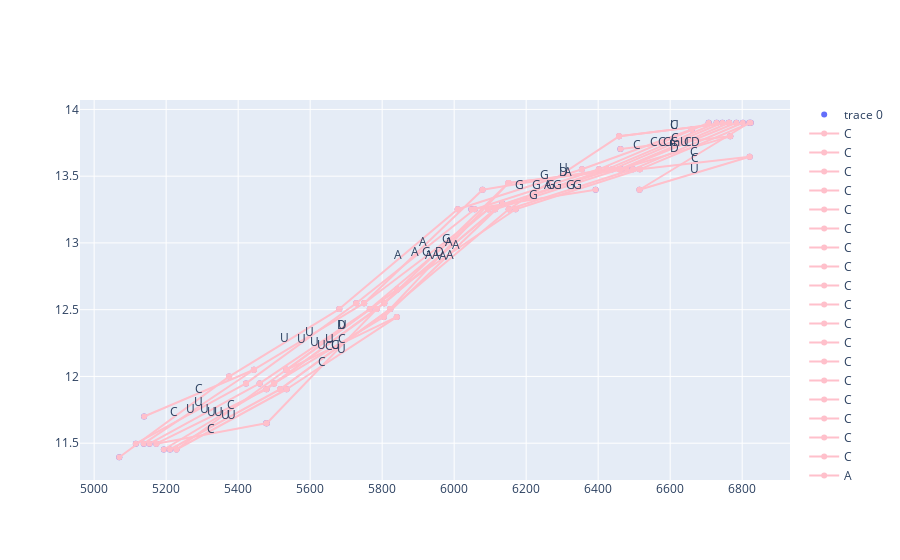
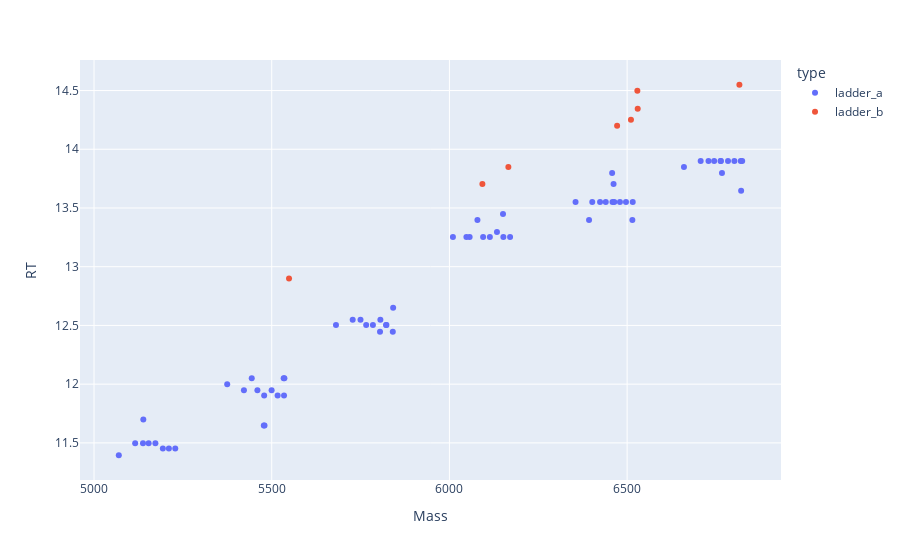

Write notebook code for charts like these, in order.
### Code cell
# direct sequencing on small zone

# df_zone = df_chosen.sort_values('Vol', ascending=False).iloc[:30]
df_zone = df_chosen.copy()
# df_salts = list()
# for salt in [21.9819, 37.9558, 34.9694, 27.9949, 56.92]:
#     df_salt = match_dfs(df_top, df_top, shift=salt)
#     df_salts.append(df_salt)
# df_salts = pd.concat(df_salts).drop_duplicates()
# # df_top = df_top.drop(df_salts.index)

bcr = base_calling_random(df_zone)
plotly_basecalling(*bcr, annotate=False, y='RT')

dfm = match_dfs(bcr[0], df_src, shift=1*M)
# plotly_multi_zones([bcr[0], dfm1, dfm2])
if not dfm.empty:
    plotly_zones(bcr[0], dfm)
else:
    plotly_zone(bcr[0])

### Figure 1 — Plotly figure (JSON) as saved in the notebook; plotly's stock layout.template omitted (floating-point values rounded to 4 significant figures)
{"data": [{"mode": "markers", "type": "scatter", "x": [6707.0, 5173.0, 5479.0, 5116.0, 6057.0, 6402.0, 6114.0, 6745.0, 5154.0, 6459.0, 6764.0, 5785.0, 6820.0, 5422.0, 6095.0, 6152.0, 6440.0, 6171.0, 6516.0, 5460.0, 5728.0, 5535.0, 6497.0, 5841.0, 5517.0, 5766.0, 6515.0, 6802.0, 6729.0, 6784.0, 5229.0, 5823.0, 6480.0, 6134.0, 6660.0, 5536.0, 6763.0, 5138.0, 5842.0, 5478.0, 6458.0, 5500.0, 6355.0, 5375.0, 6821.0, 5211.0, 6424.0, 5681.0, 5194.0, 5750.0, 6824.0, 6079.0, 5070.0, 5139.0, 6010.0, 6151.0, 6767.0, 5534.0, 6464.0, 5806.0, 6462.0, 5444.0, 5805.0, 6048.0, 5822.0, 5480.0, 6393.0], "y": [13.9, 11.5, 11.9, 11.5, 13.25, 13.55, 13.25, 13.9, 11.5, 13.55, 13.9, 12.5, 13.9, 11.95, 13.25, 13.25, 13.55, 13.25, 13.55, 11.95, 12.55, 11.9, 13.55, 12.45, 11.9, 12.5, 13.4, 13.9, 13.9, 13.9, 11.45, 12.5, 13.55, 13.3, 13.85, 12.05, 13.9, 11.5, 12.65, 11.65, 13.8, 11.95, 13.55, 12.0, 13.65, 11.45, 13.55, 12.5, 11.45, 12.55, 13.9, 13.4, 11.39, 11.7, 13.25, 13.45, 13.8, 12.05, 13.55, 12.55, 13.7, 12.05, 12.45, 13.25, 12.5, 11.65, 13.4]}, {"line": {"color": "pink"}, "mode": "lines+markers", "name": "C", "type": "scatter", "x": [6707.0, 6402.0], "y": [13.9, 13.55]}, {"line": {"color": "pink"}, "mode": "lines+markers", "name": "C", "type": "scatter", "x": [6745.0, 6440.0], "y": [13.9, 13.55]}, {"line": {"color": "pink"}, "mode": "lines+markers", "name": "C", "type": "scatter", "x": [6459.0, 6764.0], "y": [13.55, 13.9]}, {"line": {"color": "pink"}, "mode": "lines+markers", "name": "C", "type": "scatter", "x": [5785.0, 5480.0], "y": [12.5, 11.65]}, {"line": {"color": "pink"}, "mode": "lines+markers", "name": "C", "type": "scatter", "x": [6820.0, 6515.0], "y": [13.9, 13.4]}, {"line": {"color": "pink"}, "mode": "lines+markers", "name": "C", "type": "scatter", "x": [5841.0, 5536.0], "y": [12.45, 12.05]}, {"line": {"color": "pink"}, "mode": "lines+markers", "name": "C", "type": "scatter", "x": [6497.0, 6802.0], "y": [13.55, 13.9]}, {"line": {"color": "pink"}, "mode": "lines+markers", "name": "C", "type": "scatter", "x": [6729.0, 6424.0], "y": [13.9, 13.55]}, {"line": {"color": "pink"}, "mode": "lines+markers", "name": "C", "type": "scatter", "x": [6660.0, 6355.0], "y": [13.85, 13.55]}, {"line": {"color": "pink"}, "mode": "lines+markers", "name": "C", "type": "scatter", "x": [6763.0, 6458.0], "y": [13.9, 13.8]}, {"line": {"color": "pink"}, "mode": "lines+markers", "name": "C", "type": "scatter", "x": [5173.0, 5478.0], "y": [11.5, 11.65]}, {"line": {"color": "pink"}, "mode": "lines+markers", "name": "C", "type": "scatter", "x": [5375.0, 5070.0], "y": [12.0, 11.39]}, {"line": {"color": "pink"}, "mode": "lines+markers", "name": "C", "type": "scatter", "x": [6516.0, 6821.0], "y": [13.55, 13.65]}, {"line": {"color": "pink"}, "mode": "lines+markers", "name": "C", "type": "scatter", "x": [6767.0, 6462.0], "y": [13.8, 13.7]}, {"line": {"color": "pink"}, "mode": "lines+markers", "name": "C", "type": "scatter", "x": [5229.0, 5534.0], "y": [11.45, 12.05]}, {"line": {"color": "pink"}, "mode": "lines+markers", "name": "C", "type": "scatter", "x": [5139.0, 5444.0], "y": [11.7, 12.05]}, {"line": {"color": "pink"}, "mode": "lines+markers", "name": "C", "type": "scatter", "x": [5500.0, 5805.0], "y": [11.95, 12.45]}, {"line": {"color": "pink"}, "mode": "lines+markers", "name": "C", "type": "scatter", "x": [5517.0, 5822.0], "y": [11.9, 12.5]}, {"line": {"color": "pink"}, "mode": "lines+markers", "name": "A", "type": "scatter", "x": [6057.0, 5728.0], "y": [13.25, 12.55]}, {"line": {"color": "pink"}, "mode": "lines+markers", "name": "A", "type": "scatter", "x": [6114.0, 5785.0], "y": [13.25, 12.5]}, {"line": {"color": "pink"}, "mode": "lines+markers", "name": "A", "type": "scatter", "x": [6095.0, 5766.0], "y": [13.25, 12.5]}, {"line": {"color": "pink"}, "mode": "lines+markers", "name": "A", "type": "scatter", "x": [6152.0, 5823.0], "y": [13.25, 12.5]}, {"line": {"color": "pink"}, "mode": "lines+markers", "name": "A", "type": "scatter", "x": [6171.0, 5842.0], "y": [13.25, 12.65]}, {"line": {"color": "pink"}, "mode": "lines+markers", "name": "A", "type": "scatter", "x": [6480.0, 6151.0], "y": [13.55, 13.45]}, {"line": {"color": "pink"}, "mode": "lines+markers", "name": "A", "type": "scatter", "x": [6134.0, 5805.0], "y": [13.3, 12.45]}, {"line": {"color": "pink"}, "mode": "lines+markers", "name": "A", "type": "scatter", "x": [6095.0, 6424.0], "y": [13.25, 13.55]}, {"line": {"color": "pink"}, "mode": "lines+markers", "name": "A", "type": "scatter", "x": [5750.0, 6079.0], "y": [12.55, 13.4]}, {"line": {"color": "pink"}, "mode": "lines+markers", "name": "A", "type": "scatter", "x": [5681.0, 6010.0], "y": [12.5, 13.25]}, {"line": {"color": "pink"}, "mode": "lines+markers", "name": "A", "type": "scatter", "x": [6151.0, 5822.0], "y": [13.45, 12.5]}, {"line": {"color": "pink"}, "mode": "lines+markers", "name": "G", "type": "scatter", "x": [6057.0, 6402.0], "y": [13.25, 13.55]}, {"line": {"color": "pink"}, "mode": "lines+markers", "name": "G", "type": "scatter", "x": [6114.0, 6459.0], "y": [13.25, 13.55]}, {"line": {"color": "pink"}, "mode": "lines+markers", "name": "G", "type": "scatter", "x": [6095.0, 5750.0], "y": [13.25, 12.55]}, {"line": {"color": "pink"}, "mode": "lines+markers", "name": "G", "type": "scatter", "x": [6095.0, 6440.0], "y": [13.25, 13.55]}, {"line": {"color": "pink"}, "mode": "lines+markers", "name": "G", "type": "scatter", "x": [6171.0, 6516.0], "y": [13.25, 13.55]}, {"line": {"color": "pink"}, "mode": "lines+markers", "name": "G", "type": "scatter", "x": [6152.0, 6497.0], "y": [13.25, 13.55]}, {"line": {"color": "pink"}, "mode": "lines+markers", "name": "G", "type": "scatter", "x": [6355.0, 6010.0], "y": [13.55, 13.25]}, {"line": {"color": "pink"}, "mode": "lines+markers", "name": "G", "type": "scatter", "x": [6424.0, 6079.0], "y": [13.55, 13.4]}, {"line": {"color": "pink"}, "mode": "lines+markers", "name": "G", "type": "scatter", "x": [6151.0, 5806.0], "y": [13.45, 12.55]}, {"line": {"color": "pink"}, "mode": "lines+markers", "name": "G", "type": "scatter", "x": [6048.0, 6393.0], "y": [13.25, 13.4]}, {"line": {"color": "pink"}, "mode": "lines+markers", "name": "U", "type": "scatter", "x": [5173.0, 5479.0], "y": [11.5, 11.9]}, {"line": {"color": "pink"}, "mode": "lines+markers", "name": "U", "type": "scatter", "x": [6764.0, 6458.0], "y": [13.9, 13.8]}, {"line": {"color": "pink"}, "mode": "lines+markers", "name": "U", "type": "scatter", "x": [5479.0, 5785.0], "y": [11.9, 12.5]}, {"line": {"color": "pink"}, "mode": "lines+markers", "name": "U", "type": "scatter", "x": [5116.0, 5422.0], "y": [11.5, 11.95]}, {"line": {"color": "pink"}, "mode": "lines+markers", "name": "U", "type": "scatter", "x": [5154.0, 5460.0], "y": [11.5, 11.95]}, {"line": {"color": "pink"}, "mode": "lines+markers", "name": "U", "type": "scatter", "x": [5422.0, 5728.0], "y": [11.95, 12.55]}, {"line": {"color": "pink"}, "mode": "lines+markers", "name": "U", "type": "scatter", "x": [5535.0, 5229.0], "y": [11.9, 11.45]}, {"line": {"color": "pink"}, "mode": "lines+markers", "name": "U", "type": "scatter", "x": [5535.0, 5841.0], "y": [11.9, 12.45]}, {"line": {"color": "pink"}, "mode": "lines+markers", "name": "U", "type": "scatter", "x": [5517.0, 5211.0], "y": [11.9, 11.45]}, {"line": {"color": "pink"}, "mode": "lines+markers", "name": "U", "type": "scatter", "x": [5460.0, 5766.0], "y": [11.95, 12.5]}, {"line": {"color": "pink"}, "mode": "lines+markers", "name": "U", "type": "scatter", "x": [5517.0, 5823.0], "y": [11.9, 12.5]}, {"line": {"color": "pink"}, "mode": "lines+markers", "name": "U", "type": "scatter", "x": [5536.0, 5842.0], "y": [12.05, 12.65]}, {"line": {"color": "pink"}, "mode": "lines+markers", "name": "U", "type": "scatter", "x": [6152.0, 6458.0], "y": [13.25, 13.8]}, {"line": {"color": "pink"}, "mode": "lines+markers", "name": "U", "type": "scatter", "x": [5500.0, 5194.0], "y": [11.95, 11.45]}, {"line": {"color": "pink"}, "mode": "lines+markers", "name": "U", "type": "scatter", "x": [6515.0, 6821.0], "y": [13.4, 13.65]}, {"line": {"color": "pink"}, "mode": "lines+markers", "name": "U", "type": "scatter", "x": [5375.0, 5681.0], "y": [12.0, 12.5]}, {"line": {"color": "pink"}, "mode": "lines+markers", "name": "U", "type": "scatter", "x": [5750.0, 5444.0], "y": [12.55, 12.05]}, {"line": {"color": "pink"}, "mode": "lines+markers", "name": "U", "type": "scatter", "x": [5500.0, 5806.0], "y": [11.95, 12.55]}, {"line": {"color": "pink"}, "mode": "lines+markers", "name": "U", "type": "scatter", "x": [5138.0, 5444.0], "y": [11.5, 12.05]}, {"line": {"color": "pink"}, "mode": "lines+markers", "name": "D", "type": "scatter", "x": [6114.0, 5806.0], "y": [13.25, 12.55]}, {"line": {"color": "pink"}, "mode": "lines+markers", "name": "D", "type": "scatter", "x": [6459.0, 6151.0], "y": [13.55, 13.45]}, {"line": {"color": "pink"}, "mode": "lines+markers", "name": "D", "type": "scatter", "x": [5842.0, 5534.0], "y": [12.65, 12.05]}, {"line": {"color": "pink"}, "mode": "lines+markers", "name": "D", "type": "scatter", "x": [6516.0, 6824.0], "y": [13.55, 13.9]}, {"line": {"color": "pink"}, "mode": "lines+markers", "name": "D", "type": "scatter", "x": [6459.0, 6767.0], "y": [13.55, 13.8]}, {"line": {"color": "pink"}, "mode": "lines+markers", "name": "mU", "type": "scatter", "x": [6784.0, 6464.0], "y": [13.9, 13.55]}], "layout": {"annotations": [{"arrowhead": 1, "showarrow": false, "text": "C", "x": 6554.0, "y": 13.73, "yshift": 5}, {"arrowhead": 1, "showarrow": false, "text": "C", "x": 6592.0, "y": 13.73, "yshift": 5}, {"arrowhead": 1, "showarrow": false, "text": "C", "x": 6611.0, "y": 13.73, "yshift": 5}, {"arrowhead": 1, "showarrow": false, "text": "C", "x": 5632.0, "y": 12.08, "yshift": 5}, {"arrowhead": 1, "showarrow": false, "text": "C", "x": 6667.0, "y": 13.65, "yshift": 5}, {"arrowhead": 1, "showarrow": false, "text": "C", "x": 5688.0, "y": 12.25, "yshift": 5}, {"arrowhead": 1, "showarrow": false, "text": "C", "x": 6649.0, "y": 13.73, "yshift": 5}, {"arrowhead": 1, "showarrow": false, "text": "C", "x": 6576.0, "y": 13.73, "yshift": 5}, {"arrowhead": 1, "showarrow": false, "text": "C", "x": 6507.0, "y": 13.7, "yshift": 5}, {"arrowhead": 1, "showarrow": false, "text": "C", "x": 6610.0, "y": 13.85, "yshift": 5}, {"arrowhead": 1, "showarrow": false, "text": "C", "x": 5325.0, "y": 11.57, "yshift": 5}, {"arrowhead": 1, "showarrow": false, "text": "C", "x": 5222.0, "y": 11.7, "yshift": 5}, {"arrowhead": 1, "showarrow": false, "text": "C", "x": 6668.0, "y": 13.6, "yshift": 5}, {"arrowhead": 1, "showarrow": false, "text": "C", "x": 6614.0, "y": 13.75, "yshift": 5}, {"arrowhead": 1, "showarrow": false, "text": "C", "x": 5381.0, "y": 11.75, "yshift": 5}, {"arrowhead": 1, "showarrow": false, "text": "C", "x": 5291.0, "y": 11.88, "yshift": 5}, {"arrowhead": 1, "showarrow": false, "text": "C", "x": 5652.0, "y": 12.2, "yshift": 5}, {"arrowhead": 1, "showarrow": false, "text": "C", "x": 5669.0, "y": 12.2, "yshift": 5}, {"arrowhead": 1, "showarrow": false, "text": "A", "x": 5892.0, "y": 12.9, "yshift": 5}, {"arrowhead": 1, "showarrow": false, "text": "A", "x": 5949.0, "y": 12.88, "yshift": 5}, {"arrowhead": 1, "showarrow": false, "text": "A", "x": 5930.0, "y": 12.88, "yshift": 5}, {"arrowhead": 1, "showarrow": false, "text": "A", "x": 5987.0, "y": 12.88, "yshift": 5}, {"arrowhead": 1, "showarrow": false, "text": "A", "x": 6006.0, "y": 12.95, "yshift": 5}, {"arrowhead": 1, "showarrow": false, "text": "A", "x": 6315.0, "y": 13.5, "yshift": 5}, {"arrowhead": 1, "showarrow": false, "text": "A", "x": 5969.0, "y": 12.87, "yshift": 5}, {"arrowhead": 1, "showarrow": false, "text": "A", "x": 6259.0, "y": 13.4, "yshift": 5}, {"arrowhead": 1, "showarrow": false, "text": "A", "x": 5914.0, "y": 12.97, "yshift": 5}, {"arrowhead": 1, "showarrow": false, "text": "A", "x": 5845.0, "y": 12.88, "yshift": 5}, {"arrowhead": 1, "showarrow": false, "text": "A", "x": 5986.0, "y": 12.98, "yshift": 5}, {"arrowhead": 1, "showarrow": false, "text": "G", "x": 6229.0, "y": 13.4, "yshift": 5}, {"arrowhead": 1, "showarrow": false, "text": "G", "x": 6286.0, "y": 13.4, "yshift": 5}, {"arrowhead": 1, "showarrow": false, "text": "G", "x": 5922.0, "y": 12.9, "yshift": 5}, {"arrowhead": 1, "showarrow": false, "text": "G", "x": 6267.0, "y": 13.4, "yshift": 5}, {"arrowhead": 1, "showarrow": false, "text": "G", "x": 6343.0, "y": 13.4, "yshift": 5}, {"arrowhead": 1, "showarrow": false, "text": "G", "x": 6324.0, "y": 13.4, "yshift": 5}, {"arrowhead": 1, "showarrow": false, "text": "G", "x": 6182.0, "y": 13.4, "yshift": 5}, {"arrowhead": 1, "showarrow": false, "text": "G", "x": 6251.0, "y": 13.48, "yshift": 5}, {"arrowhead": 1, "showarrow": false, "text": "G", "x": 5978.0, "y": 13.0, "yshift": 5}, {"arrowhead": 1, "showarrow": false, "text": "G", "x": 6220.0, "y": 13.33, "yshift": 5}, {"arrowhead": 1, "showarrow": false, "text": "U", "x": 5326.0, "y": 11.7, "yshift": 5}, {"arrowhead": 1, "showarrow": false, "text": "U", "x": 6611.0, "y": 13.85, "yshift": 5}, {"arrowhead": 1, "showarrow": false, "text": "U", "x": 5632.0, "y": 12.2, "yshift": 5}, {"arrowhead": 1, "showarrow": false, "text": "U", "x": 5269.0, "y": 11.72, "yshift": 5}, {"arrowhead": 1, "showarrow": false, "text": "U", "x": 5307.0, "y": 11.72, "yshift": 5}, {"arrowhead": 1, "showarrow": false, "text": "U", "x": 5575.0, "y": 12.25, "yshift": 5}, {"arrowhead": 1, "showarrow": false, "text": "U", "x": 5382.0, "y": 11.68, "yshift": 5}, {"arrowhead": 1, "showarrow": false, "text": "U", "x": 5688.0, "y": 12.17, "yshift": 5}, {"arrowhead": 1, "showarrow": false, "text": "U", "x": 5364.0, "y": 11.68, "yshift": 5}, {"arrowhead": 1, "showarrow": false, "text": "U", "x": 5613.0, "y": 12.23, "yshift": 5}, {"arrowhead": 1, "showarrow": false, "text": "U", "x": 5670.0, "y": 12.2, "yshift": 5}, {"arrowhead": 1, "showarrow": false, "text": "U", "x": 5689.0, "y": 12.35, "yshift": 5}, {"arrowhead": 1, "showarrow": false, "text": "U", "x": 6305.0, "y": 13.53, "yshift": 5}, {"arrowhead": 1, "showarrow": false, "text": "U", "x": 5347.0, "y": 11.7, "yshift": 5}, {"arrowhead": 1, "showarrow": false, "text": "U", "x": 6668.0, "y": 13.52, "yshift": 5}, {"arrowhead": 1, "showarrow": false, "text": "U", "x": 5528.0, "y": 12.25, "yshift": 5}, {"arrowhead": 1, "showarrow": false, "text": "U", "x": 5597.0, "y": 12.3, "yshift": 5}, {"arrowhead": 1, "showarrow": false, "text": "U", "x": 5653.0, "y": 12.25, "yshift": 5}, {"arrowhead": 1, "showarrow": false, "text": "U", "x": 5291.0, "y": 11.77, "yshift": 5}, {"arrowhead": 1, "showarrow": false, "text": "D", "x": 5960.0, "y": 12.9, "yshift": 5}, {"arrowhead": 1, "showarrow": false, "text": "D", "x": 6305.0, "y": 13.5, "yshift": 5}, {"arrowhead": 1, "showarrow": false, "text": "D", "x": 5688.0, "y": 12.35, "yshift": 5}, {"arrowhead": 1, "showarrow": false, "text": "D", "x": 6670.0, "y": 13.73, "yshift": 5}, {"arrowhead": 1, "showarrow": false, "text": "D", "x": 6613.0, "y": 13.67, "yshift": 5}, {"arrowhead": 1, "showarrow": false, "text": "mU", "x": 6624.0, "y": 13.73, "yshift": 5}]}}

### Figure 2 — Plotly figure (JSON) as saved in the notebook; plotly's stock layout.template omitted (floating-point values rounded to 4 significant figures)
{"data": [{"hovertemplate": "type=ladder_a<br>Mass=%{x}<br>RT=%{y}<extra></extra>", "legendgroup": "ladder_a", "marker": {"color": "#636efa", "symbol": "circle"}, "mode": "markers", "name": "ladder_a", "orientation": "v", "showlegend": true, "type": "scatter", "x": [6707.0, 5173.0, 5479.0, 5116.0, 6057.0, 6402.0, 6114.0, 6745.0, 5154.0, 6459.0, 6764.0, 5785.0, 6820.0, 5422.0, 6095.0, 6152.0, 6440.0, 6171.0, 6516.0, 5460.0, 5728.0, 5535.0, 6497.0, 5841.0, 5517.0, 5766.0, 6515.0, 6802.0, 6729.0, 6784.0, 5229.0, 5823.0, 6480.0, 6134.0, 6660.0, 5536.0, 6763.0, 5138.0, 5842.0, 5478.0, 6458.0, 5500.0, 6355.0, 5375.0, 6821.0, 5211.0, 6424.0, 5681.0, 5194.0, 5750.0, 6824.0, 6079.0, 5070.0, 5139.0, 6010.0, 6151.0, 6767.0, 5534.0, 6464.0, 5806.0, 6462.0, 5444.0, 5805.0, 6048.0, 5822.0, 5480.0, 6393.0], "xaxis": "x", "y": [13.9, 11.5, 11.9, 11.5, 13.25, 13.55, 13.25, 13.9, 11.5, 13.55, 13.9, 12.5, 13.9, 11.95, 13.25, 13.25, 13.55, 13.25, 13.55, 11.95, 12.55, 11.9, 13.55, 12.45, 11.9, 12.5, 13.4, 13.9, 13.9, 13.9, 11.45, 12.5, 13.55, 13.3, 13.85, 12.05, 13.9, 11.5, 12.65, 11.65, 13.8, 11.95, 13.55, 12.0, 13.65, 11.45, 13.55, 12.5, 11.45, 12.55, 13.9, 13.4, 11.39, 11.7, 13.25, 13.45, 13.8, 12.05, 13.55, 12.55, 13.7, 12.05, 12.45, 13.25, 12.5, 11.65, 13.4], "yaxis": "y"}, {"hovertemplate": "type=ladder_b<br>Mass=%{x}<br>RT=%{y}<extra></extra>", "legendgroup": "ladder_b", "marker": {"color": "#EF553B", "symbol": "circle"}, "mode": "markers", "name": "ladder_b", "orientation": "v", "showlegend": true, "type": "scatter", "x": [6529.0, 6511.0, 6093.0, 6530.0, 6472.0, 6816.0, 6166.0, 5549.0], "xaxis": "x", "y": [14.5, 14.25, 13.7, 14.35, 14.2, 14.55, 13.85, 12.9], "yaxis": "y"}], "layout": {"legend": {"title": {"text": "type"}, "tracegroupgap": 0}, "margin": {"t": 60}, "xaxis": {"anchor": "y", "domain": [0, 1], "title": {"text": "Mass"}}, "yaxis": {"anchor": "x", "domain": [0, 1], "title": {"text": "RT"}}}}
